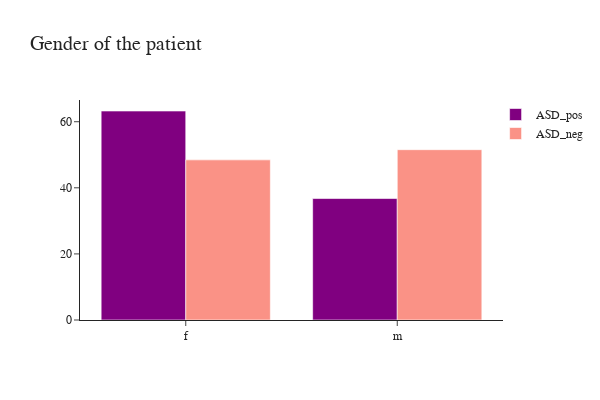

Notebook source saved alongside this figure:
### Code cell
fig = go.Figure()
fig.add_trace(go.Histogram(x=ASD_pos['gender'],histnorm='percent',
              name='ASD_pos', marker_color = 'purple'),
              )
fig.add_trace(go.Histogram(x=ASD_neg['gender'],histnorm='percent',
              name='ASD_neg', marker_color = 'salmon', opacity=0.85),
             )  

fig.update_layout(title="Gender of the patient", 
                  font_family="San Serif",
                  titlefont={'size': 20},
                  template='simple_white',
                  width=600, 
                  height=400,
                  legend=dict(
                  orientation="v", y=1, yanchor="top", x=1.20, xanchor="right" )                 
                 ).update_xaxes(categoryorder='total descending')
fig.show()

### Figure 1 — Plotly figure (JSON) as saved in the notebook; plotly's stock layout.template omitted (floating-point values rounded to 4 significant figures; data arrays with more than 128 entries replaced by an {"elided": "..."} marker saying what was removed)
{"data": [{"histnorm": "percent", "marker": {"color": "purple"}, "name": "ASD_pos", "type": "histogram", "x": {"elided": "185 str values"}}, {"histnorm": "percent", "marker": {"color": "salmon"}, "name": "ASD_neg", "opacity": 0.85, "type": "histogram", "x": {"elided": "615 str values"}}], "layout": {"font": {"family": "San Serif"}, "height": 400, "legend": {"orientation": "v", "x": 1.2, "xanchor": "right", "y": 1, "yanchor": "top"}, "title": {"font": {"size": 20}, "text": "Gender of the patient"}, "width": 600, "xaxis": {"autorange": true, "categoryorder": "total descending", "range": [-0.5, 1.5], "type": "category"}, "yaxis": {"autorange": true, "range": [0, 66.57]}}}
